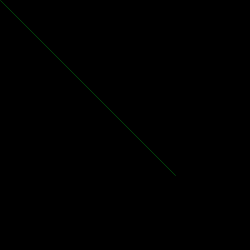
Frame 1 (no input)
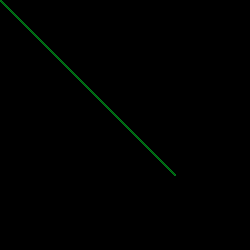
Frame 60 (the mouse pressed at the canvas centre just before this capture)
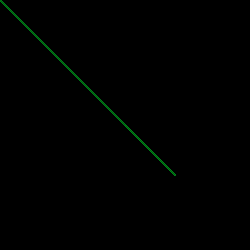
Frame 120 (the mouse held since frame 60 and released just before this capture)

The Processing sketch that drew these frames (run headless with seeded random() and noise(); from frame 60 on, the mouse is pressed at the canvas centre):

// Processing sketch: processing_19236
// ── processing_19236.pde

void setup(){
  size (250,250);
  strokeWeight (.3);
  background(0);
  smooth();
}
void draw (){
  stroke (0,277,35);
  line (mouseX, mouseY, 175, 175);
  stroke(0);
  line (mouseY, mouseX, 175, 175);
  
}
 
